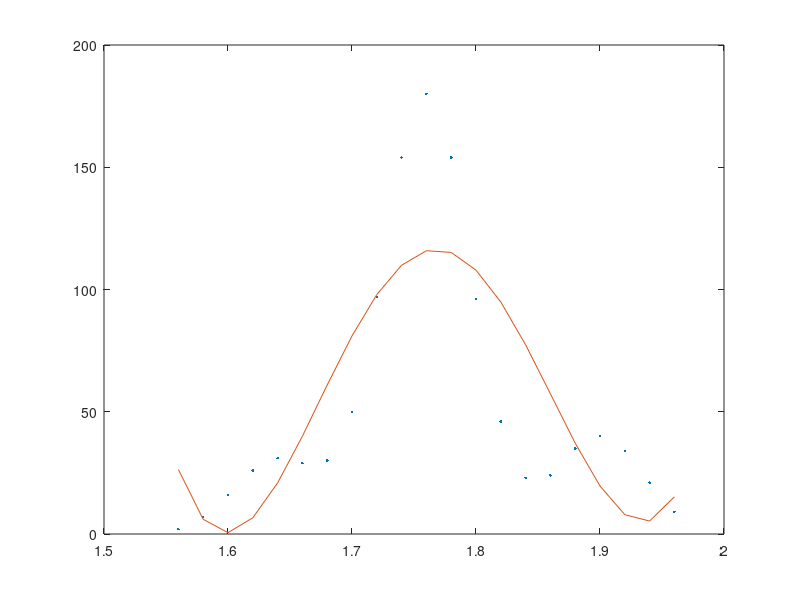

Source code (MATLAB): (Note: this script raises an error after producing the figure.)
%a

x=[1.56;1.58;1.6;1.62;1.64;1.66;1.68;1.7;1.72;1.74;1.76;1.78;1.8;1.82;1.84;1.86;1.88;1.9;1.92;1.94;1.96];
y=[2;7;16;26;31;29;30;50;97;154;180;154;96;46;23;24;35;40;34;21;9];

A=[exp(-((x-1.64).^2)/0.2) exp(-((x-1.76).^2)/0.2) exp(-((x-1.9).^2)/0.2) x.^0];

param=pinv(A)*y;
param

f=@(x) param(1)*exp(-((x-1.64).^2)/0.2)+param(2)*exp(-((x-1.76).^2)/0.2)+param(3)*exp(-((x-1.9).^2)/0.2)+param(4)*x.^0;

plot(x,y,'.',x,f(x));

%b

h=@(a) integra(f,a,a.^2-1)-10;

i=1.6;
h(i)

f=1.7;
h(f)

a=biseca(h,i,f,15);

h(a)
a
b=a^2-1

